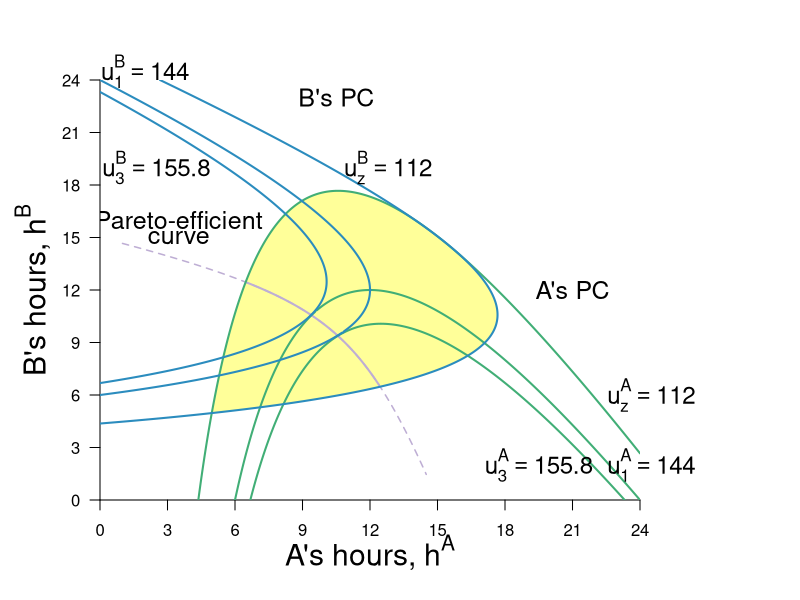

Write R code to recreate this figure.
require(shape)
pdf(file = "coordination_failures/coord_fallback_pareto_new.pdf", width = 9, height = 7)

#Set parameters for graphics
pointsize <- 1.8
axislabelsize <- 1.8
labelsize <- 1.5
namesize <- 1.8
annotatesize <- 1.5
graphlinewidth <- 2
segmentlinewidth <- 1.5

COL <- c("#7fc97f", "#beaed4", "#fdc086", "#ffff99", "#386cb0", "#f0027f", "#bf5b17", "#666666")
COLA <- c("#99d8c9","#66c2a4","#41ae76", "#238b45", "#005824")
COLB <- c("#4eb3d3", "#2b8cbe", "#0868ac","#084081")

par(mar =  c(5, 5, 4, 8))

uA <- function(ea, eb, alpha = 30, beta = 1/2) {
  (alpha - beta*(ea+eb))*ea - 0.5*(ea)^2
}

uB <- function(ea, eb, alpha = 30, beta = 1/2) {
  (alpha - beta*(ea+eb))*eb - 0.5*(eb)^2
}

brfB <- function(ea, alpha = 30, beta = 1/2) {
  (alpha - beta*ea)/(1 + 2*beta)
}



brfA <- function(ea, alpha = 30, beta = 1/2) {
  (alpha - ea*(1 + 2*beta))/(beta)
}

brfPE <- function(ea, alpha = 30, beta = 1/8) {
  alpha*(1 - beta*ea)
}

hANE <- function(alpha, beta = 1/2){
  alpha/(1 + 3*beta)
}

hApEff <- function(alpha, beta = 1/2){
  alpha/(2 + 4*beta)
}

hApEff2 <- function(alpha, beta = 1/2){
  alpha/(1 + 4*beta)
}

intercept1 <- function(alpha, beta = 1/2){
  alpha/(1 + 2*beta)
}

PEC <- function(ea, alpha = 30, beta = 1/2){
  a = beta*(1+2*beta);
  b = -alpha*(1+3*beta)+(1+2*beta)^2*ea;
  c = alpha^2 - alpha*(1+3*beta)*ea+ beta*(1+2*beta)*ea^2
  delta = b^2-4*a*c
  return((-b-sqrt(delta))/(2*a))
}

indiffA <- function(ea, alpha = 30, beta = 1/2, uA = 144) {
  (alpha*ea - beta*(ea)^2 - 0.5*(ea)^2 - uA)/(beta*ea)
}

indiffBroot1 <- function(ea, alpha = 30, beta = 30, uB = 144){
  (-sqrt(alpha^2 - 2*alpha*beta*ea + beta^2*ea^2 - 4*beta*uB - 2*uB) + alpha - beta*ea)/(2*beta + 1)
}

indiffBroot2 <- function(ea, alpha = 30, beta = 30, uB = 144){
  (sqrt(alpha^2 - 2*alpha*beta*ea + beta^2*ea^2 - 4*beta*uB - 2*uB) + alpha - beta*ea)/(2*beta + 1)
}


xlims <- c(0, 24)
ylims <- c(0, 24)

npts <- 501 
x <- seq(xlims[1], xlims[2], length.out = npts)
y <- seq(ylims[1], ylims[2], length.out = npts) 
a <- c(112, 
       uA(hANE(alpha = 30, beta = 1/2), hANE(alpha = 30, beta = 1/2)),
       #uA(hApEff2(alpha = 30, beta = 1/2), hApEff2(alpha = 30, beta = 1/2)),
       155.8)
b <- c(112, 
       uA(hANE(alpha = 30, beta = 1/2),hANE(alpha = 30, beta = 1/2)), 
       #uB(hApEff2(alpha = 30, beta = 1/2), hApEff2(alpha = 30, beta = 1/2)), 
       155.8)

plot(0, 0, xlim = xlims, ylim = ylims, type = "n",
     xlab = expression(paste("")),
     ylab = expression(paste("")), 
     xaxt = "n", 
     yaxt = "n", 
     cex.lab = axislabelsize, 
     bty = "n",
     xaxs="i", 
     yaxs="i")


# ticksy <- c(ylims[1], ylims[2])
# ylabels <- c(NA, NA)
# ticksx <- c(xlims[1], xlims[2])
# xlabels <- c(NA, NA)
ticksy <- seq(ylims[1], ylims[2], 3)
ylabels <- seq(ylims[1], ylims[2], 3)
ticksx <- seq(xlims[1], xlims[2], 3)
xlabels <- seq(xlims[1], xlims[2], 3)


axis(1, at = ticksx,  pos = 0, labels = xlabels)
#text(x = c(0, hApEff2(alpha = 30), hANE(alpha = 30), intercept1(alpha = 30), xlims[2]), par("usr")[3] - 0.4, labels = xlabels, srt = 0, pos = 1, xpd = TRUE)

axis(2, at = ticksy, pos = 0, labels = ylabels, las = 1)

npts <- 500 
xx1 <- seq(xlims[1], xlims[2], length.out = npts)
xx2 <- seq(8.05, 11.55, length.out = npts)

#Polygon for the P-Improving Lens
#xpoly1 <- seq(from = 6.3, to = 13.65, length.out = 500)
xpoly1 <- seq(from = 5, to = 14.2, length.out = 500)
ypoly1 <- indiffA(xpoly1, uA = 112, alpha = 30, beta = 1/2)
ypoly2 <- indiffBroot1(xpoly1, uB = 112, alpha = 30, beta = 1/2)
polygon(x = c(xpoly1, rev(xpoly1)), y = c(ypoly1, rev(ypoly2)), col = COL[4], density = NULL, border = NA)

xpoly1 <- seq(from = 14.2, to = 17.65, length.out = 500)
ypoly1 <- indiffBroot2(xpoly1, uB = 112, alpha = 30, beta = 1/2)
ypoly2 <- indiffBroot1(xpoly1, uB = 112, alpha = 30, beta = 1/2)
polygon(x = c(xpoly1, rev(xpoly1)), y = c(ypoly1, rev(ypoly2)), col = COL[4], density = NULL, border = NA)

#xx2 <- seq(8.05, 11.55, length.out = npts)
xx2 <- seq(1, 14.5, length.out = npts)
xx3 <- seq(6.5, 12.4, length.out = npts)

#Pareto-efficient curve line
lines(xx2, PEC(xx2, alpha = 30, beta = 1/2), col = COL[2], lty = 2, lwd = segmentlinewidth)
lines(xx3, PEC(xx3, alpha = 30, beta = 1/2), col = COL[2], lwd = graphlinewidth)

contour(y, x,
        outer(x, y, uA),
        drawlabels = FALSE,
        col = COLA[3],
        lwd = graphlinewidth,
        levels = a,
        xaxs="i",
        yaxs="i",
        add = TRUE)

text(0.5*xlims[2], -3, expression(paste("A's hours, ", h^A)), xpd = TRUE, cex = axislabelsize)
text(-3, 0.5*ylims[2], expression(paste("B's hours, ", h^B)), xpd = TRUE, cex = axislabelsize, srt = 90)

contour(x, y,
        outer(x, y, uB),
        drawlabels = FALSE,
        col = COLB[2],
        lwd = graphlinewidth,
        levels = b,
        add = TRUE
)

text(3.5, 16, expression("Pareto-efficient"), cex = annotatesize)
text(3.5, 15, expression("curve"), cex = annotatesize)
#Arrows(5.7, 10, 9.6, 10, col = "black", lty = 1, lwd = 2, arr.type = "triangle", arr.lwd = 0.5)

# text(11.1, 3.5, expression("Pareto-improving"), cex = annotatesize)
# text(11.1, 3, expression("lens"), cex = annotatesize)
# Arrows(11.1, 3.8, 11.1, 10.8, col = "black", lty = 1, lwd = 2, arr.type = "triangle", arr.lwd = 0.5)

#Label the indifference curves for A
# text(3.5, 0.8, expression(u[z]^A), cex = labelsize -.05)
# text(5.7, 0.8, expression(u[2]^A), cex = labelsize - 0.05)
# text(7.3, 0.8, expression(u[3]^A), cex = labelsize - 0.05)

text(24.5, 6, expression(u[z]^A ==112), xpd= TRUE, cex = labelsize -.05)
text(24.5, 2, expression(u[1]^A == 144), xpd = TRUE,  cex = labelsize - 0.05)
text(19.5, 2, expression(u[3]^A == 155.8),xpd = TRUE, cex = labelsize - 0.05)

text(21, 12, expression(paste("A's PC")), xpd = TRUE, cex = annotatesize)

#Label the indifference curves for B

text(12.8, 19, expression(u[z]^B  == 112), xpd = TRUE, cex = labelsize - 0.05)
text(2, 24.5, expression(u[1]^B == 144),xpd = TRUE,cex = labelsize - 0.05)
text(2.5, 19, expression(u[3]^B == 155.8),xpd = TRUE, cex = labelsize - 0.05)

text(10.5, 23, expression(paste("B's PC")), xpd = TRUE, cex = annotatesize)

dev.off()
